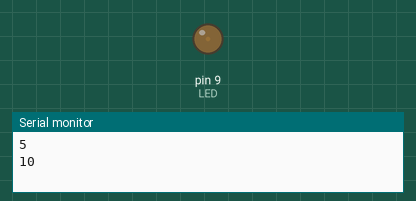
Bench run of a sketch on a simulated Arduino Uno, built with avr-gcc and run on an emulated ATmega328P. On the bench: output pins drawn as LEDs (lit = HIGH), the last lines printed to the serial monitor.

Above: at 0.05 s.
At 0.6 s:
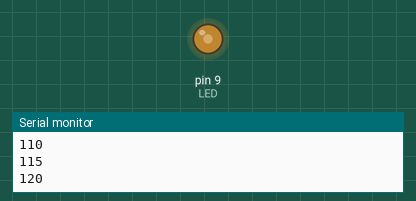
At 1.15 s:
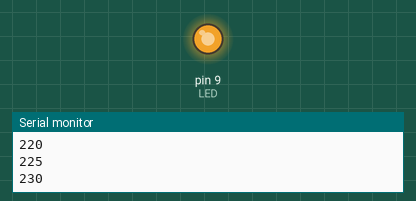
At 2.3 s:
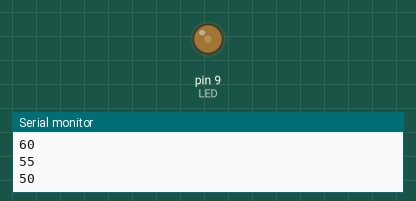
Timing chart, 0 to 5.9 s (numbered marks = the images above):
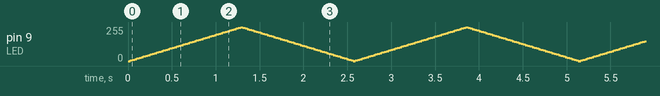

The sketch:

PWM_RGBLED.ino
```cpp
//Sketching mit Hardware WS 23_24 - DMP_B7
//Beispiel einer pulsierenden LED - Dimming RGB LED PWM (Übung 2.1)
//Martinez


int LED = 9;  //Das Wort „LED“ steht jetzt für den Wert 9.

int helligkeit = 0;  //Das Wort „helligkeit“ steht nun für den Wert, der bei der PWM ausgegeben wird. Die Zahl 0 ist dabei nur ein beliebiger Startwert.

int fadeschritte = 5;  //fadeschritte: bestimmt die Geschwindigkeit des „fadens“.

void setup()  //Hier beginnt das Setup.
{
  Serial.begin(9600);
  pinMode(LED, OUTPUT);  //Der Pin mit der LED (Pin9) ist ein Ausgang
}

void loop() {
  // Serial.println(fadeschritte);
  analogWrite(LED, helligkeit);            //Mit der Funktion analogWrite wird hier an dem Pin mit der LED (Pin9) die PWM Ausgabe aktiviert. Der PWM-Wert ist der Wert, der unter dem Namen „helligkeit“ gespeichert ist. In diesem Fall „0“ (Siehe ersten Programmabschnitt)
  helligkeit = helligkeit + fadeschritte;  //Nun wird der Wert für die PWM-Ausgabe verändert. Unter dem Wert „helligkeit“ wird jetzt zur vorherigen helligkeit der Wert für die fadeschritte addiert. In diesem Fall: helligkeit=0+ 5. Der neue Wert für „helligkeit“ ist also nicht mehr 0 sondern 5. Sobald der Loop-Teil einmal durchgelaufen ist, wiederholt er sich. Dann beträgt der Wert für die Helligkeit 10. Im nächsten Durchlauf 15 usw. usw…
  Serial.println(helligkeit);
  delay(25);                                 //Die LED soll für 25ms (Millisekunden), also nur ganz kurz die Helligkeit beibehalten. Verringert man diesen Wert, wird das Pulsieren ebenfalls schneller.
  if (helligkeit == 0 || helligkeit == 255)  //Bedeutung des Befehls: Wenn die Helligkeit den Wert 0 ODER 255 erreicht hat, wechselt der Wert für die „fadeschritte“ von positiv zu negativ bzw. andersrum. Grund: Die LED wird zunächst bei jedem Durchlauf des Loop-Teils immer ein bisschen heller. Allerdings ist irgendwann der Maximalwert für die PWM-Ausgabe mit dem Wert 255 erreicht. Die LED soll dann wieder Schritt für Schritt dunkler werden. Also wird der Wert für die „fadeschritte“ an dieser Stelle negativiert (Ein Minuszeichen wird davor gesetzt).
  {
    //Serial.println(fadeschritte);
    fadeschritte = -fadeschritte;  //Das bedeutet für den nächsten Durchlauf, dass in der Zeile „helligkeit = helligkeit + fadeschritte;“ die helligkeit abnimmt. Beispiel: „helligkeit=255+(-5)“. Der Wert für Helligkeit ist ab dann 250. Im nächsten Durchlauf 245 usw. usw… Sobald der Wert für Helligkeit bei 0 angekommen ist, wechselt wieder das Vorzeichen. (Man bedenke die alte mathematische Regel: „minus und minus ergibt plus“.)
                                   // Serial.println(fadeschritte);

  }  //delay(100);
}  //Mit dieser letzten Klammer wird der Loop-Teil geschlossen.
```
